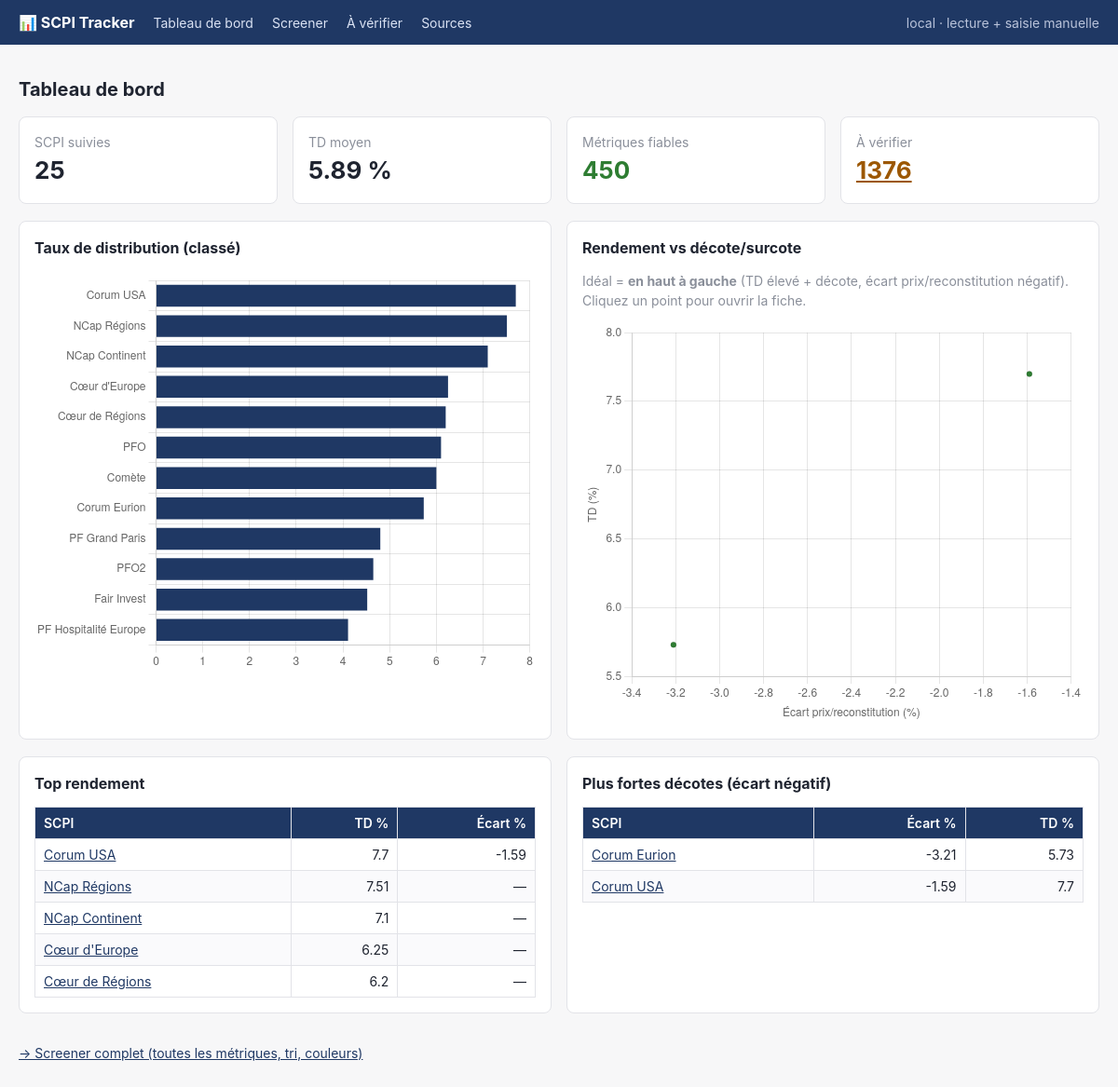
The page / on the database its author committed.
### tables this page shows
CREATE TABLE scpi (
    scpi_id    TEXT PRIMARY KEY,
    nom        TEXT NOT NULL,
    sdg_key    TEXT NOT NULL,
    sdg_nom    TEXT NOT NULL,
    domaine    TEXT
);

CREATE TABLE metrics (
    id           INTEGER PRIMARY KEY AUTOINCREMENT,
    scpi_id      TEXT NOT NULL,
    metric_key   TEXT NOT NULL,
    value_num    REAL,
    value_text   TEXT,
    unit         TEXT,
    period       TEXT,
    source_url   TEXT NOT NULL,
    published_at TEXT,          -- date de la donnée (ISO), pas de la collecte
    collected_at TEXT NOT NULL, -- horodatage de collecte (ISO)
    confidence   TEXT NOT NULL,
    status       TEXT NOT NULL,
    raw          TEXT,
    note         TEXT
);

### scpi/web/app.py (the view)
@app.get("/", response_class=HTMLResponse)
def dashboard(request: Request, store: Store = Depends(get_store)) -> Any:
    rows = dataview.screener_rows(store)
    n_scpi = len(rows)
    tds = [r["ind"]["td"] for r in rows if r["ind"]["td"] is not None]
    n_ok = store.conn.execute("SELECT COUNT(*) c FROM metrics WHERE status='OK'").fetchone()["c"]
    n_av = store.conn.execute(
        "SELECT COUNT(*) c FROM metrics WHERE status='A_VERIFIER'").fetchone()["c"]
    kpis = {
        "n_scpi": n_scpi,
        "td_moyen": round(sum(tds) / len(tds), 2) if tds else None,
        "n_ok": n_ok, "n_av": n_av,
    }
    chart_data = [
        {"nom": r["scpi"]["nom"], "scpi_id": r["scpi"]["scpi_id"],
         "td": r["ind"]["td"], "ecart": r["ind"]["ecart"], "tof": r["ind"]["tof"],
         "capi": r["ind"]["capi"]}
        for r in rows
    ]
    top_td = sorted([r for r in rows if r["ind"]["td"] is not None],
                    key=lambda r: r["ind"]["td"], reverse=True)[:5]
    top_decote = sorted([r for r in rows if r["ind"]["ecart"] is not None],
                        key=lambda r: r["ind"]["ecart"])[:5]
    return _TEMPLATES.TemplateResponse(request, "dashboard.html", {
        "rows": rows, "kpis": kpis, "cols": SCREENER,
        "chart_data": chart_data, "top_td": top_td, "top_decote": top_decote,
    })

### scpi/web/templates/dashboard.html (shortened to what this page needs)
{% extends "base.html" %}
{% block content %}
<h1>Tableau de bord</h1>
<div class="grid" style="grid-template-columns:repeat(auto-fit,minmax(160px,1fr))">
  <div class="card"><div class="muted">SCPI suivies</div><div style="font-size:26px;font-weight:700">{{ kpis.n_scpi }}</div></div>
  <div class="card"><div class="muted">TD moyen</div><div style="font-size:26px;font-weight:700">{{ kpis.td_moyen if kpis.td_moyen is not none else '—' }} %</div></div>
  <div class="card"><div class="muted">Métriques fiables</div><div style="font-size:26px;font-weight:700;color:#2e7d32">{{ kpis.n_ok }}</div></div>
  <div class="card"><div class="muted">À vérifier</div><div style="font-size:26px;font-weight:700;color:#9c5700"><a href="/a-verifier" style="color:inherit">{{ kpis.n_av }}</a></div></div>
</div>
<div class="grid">
  <div class="card">
    <h2>Taux de distribution (classé)</h2>
    <canvas id="bar" height="240"></canvas>
  </div>
  <div class="card">
    <h2>Rendement vs décote/surcote</h2>
    <p class="muted" style="margin-top:0">Idéal = <strong>en haut à gauche</strong> (TD élevé + décote,
    écart prix/reconstitution négatif). Cliquez un point pour ouvrir la fiche.</p>
    <canvas id="scatter" height="240"></canvas>
  </div>
</div>
<div class="grid">
  <div class="card">
    <h2>Top rendement</h2>
    <table><thead><tr><th class="l">SCPI</th><th>TD %</th><th>Écart %</th></tr></thead><tbody>
      {% for r in top_td %}<tr>
        <td class="l"><a href="/scpi/{{ r.scpi.scpi_id }}">{{ r.scpi.nom }}</a></td>
        <td>{{ '%g' % r.ind.td }}</td>
        <td>{{ '%g' % r.ind.ecart if r.ind.ecart is not none else '—' }}</td>
      </tr>{% endfor %}
    </tbody></table>
  </div>
  <div class="card">
    <h2>Plus fortes décotes (écart négatif)</h2>
    <table><thead><tr><th class="l">SCPI</th><th>Écart %</th><th>TD %</th></tr></thead><tbody>
      {% for r in top_decote %}<tr>
        <td class="l"><a href="/scpi/{{ r.scpi.scpi_id }}">{{ r.scpi.nom }}</a></td>
        <td>{{ '%g' % r.ind.ecart }}</td>
        <td>{{ '%g' % r.ind.td if r.ind.td is not none else '—' }}</td>
      </tr>{% endfor %}
    </tbody></table>
  </div>
</div>
<p><a href="/comparatif">→ Screener complet (toutes les métriques, tri, couleurs)</a></p>
{% endblock %}
{% block scripts %}
<script>
const D = JSON.parse(document.getElementById('data').textContent);
const td = D.filter(d => d.td != null).sort((a,b) => b.td - a.td);
new Chart(document.getElementById('bar'), {
  type: 'bar',
  data: { labels: td.map(d=>d.nom),
          datasets:[{ data: td.map(d=>d.td), backgroundColor:'#1F3864' }] },
  options: { indexAxis:'y', plugins:{legend:{display:false}},
             onClick:(e,el)=>{ if(el.length){ location.href='/scpi/'+td[el[0].index].scpi_id; } } }
});
const sc = D.filter(d => d.td != null && d.ecart != null);
new Chart(document.getElementById('scatter'), {
  type: 'scatter',
  data: { datasets:[{ data: sc.map(d=>({x:d.ecart, y:d.td, nom:d.nom, id:d.scpi_id})),
                      backgroundColor:'#2e7d32' }] },
  options: {
    plugins: { legend:{display:false},
      tooltip:{ callbacks:{ label:c=>`${c.raw.nom} : TD ${c.raw.y}%, écart ${c.raw.x}%` } } },
    scales: { x:{ title:{display:true,text:'Écart prix/reconstitution (%)'} },
              y:{ title:{display:true,text:'TD (%)'} } },
    onClick:(e,el)=>{ if(el.length){ location.href='/scpi/'+sc[el[0].index].scpi_id; } }
  }
});
</script>
{% endblock %}

### scpi/web/templates/base.html (shortened to what this page needs)
<!doctype html>
<html lang="fr">
<head>
</head>
<body>
  <header>
    <span class="brand">📊 SCPI Tracker</span>
    <a href="/">Tableau de bord</a>
    <a href="/comparatif">Screener</a>
    <a href="/a-verifier">À vérifier</a>
    <a href="/sources">Sources</a>
    <span class="muted" style="margin-left:auto; color:#b9c3da">local · lecture + saisie manuelle</span>
  </header>
  <main>{% block content %}{% endblock %}</main>
  {% block scripts %}{% endblock %}
</body>
</html>

### scpi/web/templates/base.html (style rules this page uses)
:root { --bg:#f7f7f8; --fg:#1f2430; --line:#e2e3e8; --head:#1F3864; --muted:#8a8f9a; }
* { box-sizing: border-box; }
body { margin:0; font:14px/1.5 -apple-system,BlinkMacSystemFont,"Segoe UI",sans-serif; color:var(--fg); background:var(--bg); }
header { background:var(--head); color:#fff; padding:12px 20px; display:flex; gap:20px; align-items:baseline; }
header a { color:#dbe3f4; text-decoration:none; }
header .brand { font-weight:700; font-size:16px; color:#fff; }
main { padding:20px; max-width:1400px; margin:0 auto; }
table { border-collapse:collapse; width:100%; background:#fff; }
th, td { border:1px solid var(--line); padding:6px 9px; text-align:right; white-space:nowrap; }
th { background:var(--head); color:#fff; position:sticky; top:0; font-weight:600; }
td.l, th.l { text-align:left; }
tr:nth-child(even) td { background:#fafafc; }
a { color:#1F3864; }
.card { background:#fff; border:1px solid var(--line); border-radius:8px; padding:16px; margin-bottom:18px; }
.muted { color:var(--muted); }
.grid { display:grid; grid-template-columns:repeat(auto-fit,minmax(340px,1fr)); gap:16px; }
h1 { font-size:20px; }
h2 { font-size:16px; margin-top:0; }

### rows shown on the page
scpi: scpi.nom "Corum USA", scpi.nom "Corum USA"
metrics: ind.td "7.7", value_num "7.7"
scpi: scpi.nom "NCap Régions"
metrics: ind.td "7.51"
scpi: scpi.nom "NCap Continent"
metrics: ind.td "7.1"
scpi: scpi.nom "Cœur d'Europe"
metrics: ind.td "6.25"
scpi: scpi.nom "Cœur de Régions"
metrics: ind.td "6.2"
scpi: scpi.nom "Corum Eurion"
metrics: value_num "5.73"

### other values the page prints
{{ kpis.n_scpi }} "25"
{{ kpis.td_moyen if kpis.td_moyen is not none else '—' }} "5.89"
{{ kpis.n_ok }} "450"
{{ kpis.n_av }} "1376"
{{ '%g' % r.ind.ecart if r.ind.ecart is not none else '—' }} "-1.59" "—" "—" "—" "—"
{{ '%g' % r.ind.ecart }} "-3.21" "-1.59"
